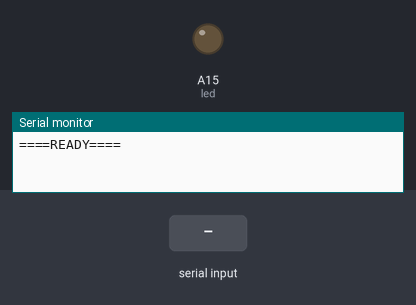
This sketch was run on a simulated Arduino Mega 2560, built with avr-gcc and run on an emulated ATmega2560. On the bench: output pins drawn as LEDs (lit = HIGH), the last lines printed to the serial monitor. The inputs (shaded band) are chosen by the test bench.

Above: at 1.2 s.
1.3 s: "90;45;200;10\n" received over the second serial link
At 2.2 s:
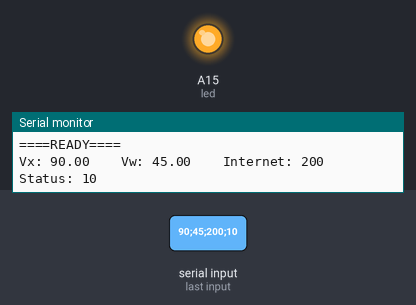
4.3 s: "30;150;10;200\n" received over the second serial link
At 7.3 s:
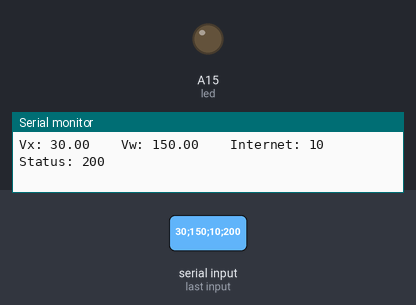
Timing chart, 0 to 8.8 s (numbered marks = the images above; inputs shaded):
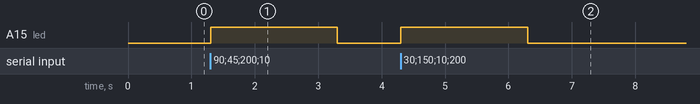

The sketch:

rx_mega.ino
```cpp
#define led A15

void setup() {
  Serial.begin(38400);     // Initialize Serial Monitor
  Serial1.begin(115200);   // Communication with ESP8266 via Serial1 (TX1, RX1)
  pinMode(led,OUTPUT);
  digitalWrite(led,0);
  Serial.println("====READY====");
}

void loop() {
  // Variable to hold the read data
  static String dataString = "";

  // If there is data from Serial1 (ESP8266)
  while (Serial1.available()) {
    char c = Serial1.read();  // Read one character at a time
    if (c == '\n') {  // End the string when a newline character is encountered
      // Split the data string based on the separator ';'
      int firstSeparator = dataString.indexOf(';');
      int secondSeparator = dataString.indexOf(';', firstSeparator + 1);
      int thirdSeparator = dataString.indexOf(';', secondSeparator + 1);

      if (firstSeparator != -1 && secondSeparator != -1 && thirdSeparator != -1) {
        // Convert the substrings into floating-point numbers and integers
        float Vx = dataString.substring(0, firstSeparator).toFloat();
        float Vw = dataString.substring(firstSeparator + 1, secondSeparator).toFloat();
        int internet = dataString.substring(secondSeparator + 1, thirdSeparator).toInt();
        int status = dataString.substring(thirdSeparator + 1).toInt();

        // Display the values on the Serial Monitor
        Serial.print("Vx: ");
        Serial.print(Vx);
        Serial.print("    ");
        Serial.print("Vw: ");
        Serial.print(Vw);
        Serial.print("    ");
        Serial.print("Internet: ");
        Serial.print(internet);
        Serial.print("    ");
        Serial.print("Status: ");
        Serial.println(status);

        // Check internet connection status
        if (internet == 1) {
          // Serial.println("Có internet");
          digitalWrite(led,1);  // "Có internet" means "Internet available"
        } else {
          // Serial.println("No internet");
          digitalWrite(led,1);
          delay(2000);
          digitalWrite(led,0);
          delay(500);
        }
      }
      dataString = "";  // Reset the string for the next read
    } else {
      dataString += c;  // Append the character to the string
    }
  }
}
```

Measured:
- after the input at 1.3 s, A15 (led): LOW → HIGH at once, → LOW 2.0 s later
- after the input at 4.3 s, A15 (led): LOW → HIGH at once, → LOW 2.0 s later
